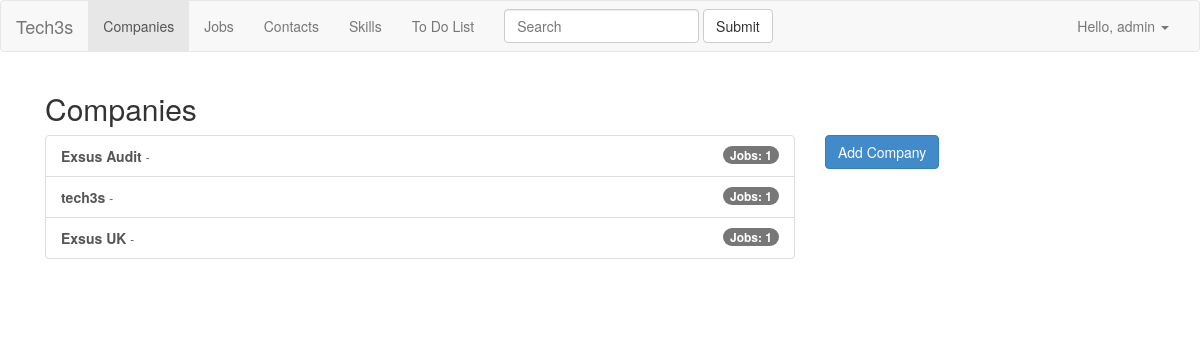
/companies/ (signed in), run on the app's committed database.
### crm/models.py (models this page shows, shortened)
class Company(models.Model):
    STATUS_CHOICES = (
        ('contacted', 'Contacted'),
        ('accepted', 'Accepted'),
        ('declined', 'Declined'),
        ('n/a', 'N/A'),
    )
    name = models.CharField(max_length=100, db_index=True)
    legal_name = models.CharField(max_length=100, blank=True)
    cif = models.CharField(max_length=25, blank=True)
    website = models.URLField(blank=True)
    description = models.TextField(blank=True)
    address = models.CharField(max_length=100, blank=True)
    zip_code = models.CharField(max_length=10, blank=True)
    slug = models.SlugField(max_length=250, unique=True, blank=True)
    official_company = models.BooleanField(
        default=True,
        help_text='Official company in Nubelo, in case of duplicates',
        blank=True)
    fee = models.CharField(max_length=25, blank=True)
    nubelo_id = models.IntegerField(null=True, blank=True)
    nubelo_url = models.URLField(max_length=250, blank=True)
    status = models.CharField(max_length=15, choices=STATUS_CHOICES)
    updated = models.DateTimeField(auto_now=True)
    timestamp = models.DateTimeField(auto_now_add=True, db_index=True)
    city = models.ForeignKey(City, related_name='companies')
    industry = models.ForeignKey(Industry, related_name='companies')
    skills = models.ManyToManyField(Skill, related_name='companies')
    created_by = models.ForeignKey(
        settings.AUTH_USER_MODEL, related_name='created_companies',
        db_index=True)
    owner = models.ForeignKey(
        settings.AUTH_USER_MODEL, related_name='owned_companies')
    assigned_to = models.ForeignKey(
        settings.AUTH_USER_MODEL, related_name='assigned_companies')
    class Meta:
        ordering = ('-timestamp',)
        verbose_name_plural = "companies"
    def get_absolute_url(self):
        return reverse('crm_company_detail', kwargs={'slug': self.slug})

### crm/views.py (the view)
@class_login_required
class CompanyList(PageLinksMixin, ListView):
    model = Company

### crm/utils.py (called while the page is built)
    def previous_page(self, page):
        if page.has_previous():
            return self._page_urls(page.previous_page_number())
        return None

    def next_page(self, page):
        if page.has_next():
            return self._page_urls(page.next_page_number())
        return None

    def get_context_data(self, **kwargs):
        context = super().get_context_data(**kwargs)
        page = context.get('page_obj')
        if page is not None:
            context.update({
                'previous_page_url': self.previous_page(page),
                'next_page_url': self.next_page(page),
            })
        return context

### crm/templates/crm/company_list.html (shortened to what this page needs)
{% extends "crm/base_crm.html" %}
{% block crm_content %}
  <h2>Companies</h2>
  <div class="row">
    <div class="col-md-8">
      <div class="list-group">
        {% for company in company_list %}
          <a href="{{ company.get_absolute_url }}" class="list-group-item">
            {% if company.jobs.count %}
              <span class="badge">Jobs: {{ company.jobs.count }}</span>
            {% endif %}
            <strong>{{ company.name }}</strong>
            <small> - {{ company.created_by.get_full_name|title }} </small>
          </a>
        {% empty %}
          <p>There are no companies to display. Start by adding one.</p>
        {% endfor %}
      </div>
    </div>
    {% if request.user.is_superuser %}
    <div class="col-md-4">
      <a role="button" class="btn btn-primary" href="{% url 'crm_company_create' %}">Add Company</a>
    </div>
    {% endif %}
  </div>
{% endblock %}

### templates/base.html (shortened to what this page needs)
{% load staticfiles %}
<!DOCTYPE html>
<html lang="en">
<head>
  <link rel="stylesheet" type="text/css" href="{% static 'site/css/bootstrap.css' %}">
  <link rel="stylesheet" type="text/css" href="{% static 'site/css/style.css' %}">
</head>
<body>
    <header>
      <nav class="navbar navbar-default">
        <div class="container-fluid">
          <div class="navbar-header">
            <a class="navbar-brand" href="/">Tech3s</a>
          </div>
          {% if user.is_authenticated %}
          <div class="collapse navbar-collapse" id="bs-example-navbar-collapse-1">
            <ul class="nav navbar-nav">
              <li class="{% if '/companies/' in request.path %} active {% endif %}">
                <a href="{% url 'crm_company_list' %}">Companies <span class="sr-only">(current)</span></a>
              </li>
              <li class="{% if '/jobs/' in request.path %} active {% endif %}">
                <a href="{% url 'crm_job_list' %}">Jobs</a>
              </li>
              <li class="{% if '/contacts/' in request.path %} active {% endif %}">
                <a href="{% url 'crm_contact_list' %}">Contacts</a>
              </li>
              <li class="{% if '/skills/' in request.path %} active {% endif %}">
                <a href="{% url 'crm_skill_list' %}">Skills</a>
              </li>
              <li class="{% if '/to-do-list/' in request.path %} active {% endif %}">
                <a href="{% url 'crm_company_action_to_do_list' %}">To Do List</a>
              </li>
            </ul>
            <form class="navbar-form navbar-left" role="search">
              <div class="form-group">
                <input type="text" class="form-control" placeholder="Search">
              </div>
              <button type="submit" class="btn btn-default">Submit</button>
            </form>
            <ul class="nav navbar-nav navbar-right">
              <li class="dropdown">
                <a href="#" class="dropdown-toggle" data-toggle="dropdown" role="button" aria-haspopup="true" aria-expanded="false">Hello, {{ user.username }} <span class="caret"></span></a>
              </li>
            </ul>
          </div>
          {% endif %}
        </div>
      </nav>
    </header>
      <div class="container">
      <div class="container">
        <main>
        {% block content %}{% endblock %}
      </main>
      </div>
      <footer>
      </footer>
    </div>
</body>
</html>

### static/site/css/style.css (style rules this page uses)
footer { padding-top: 30px; }

### data on the page
Company: jobs.count "1", name "Exsus Audit"
Company: jobs.count "1", name "tech3s"
Company: jobs.count "1", name "Exsus UK"

### other printed values
{{ user.username }} "admin"
